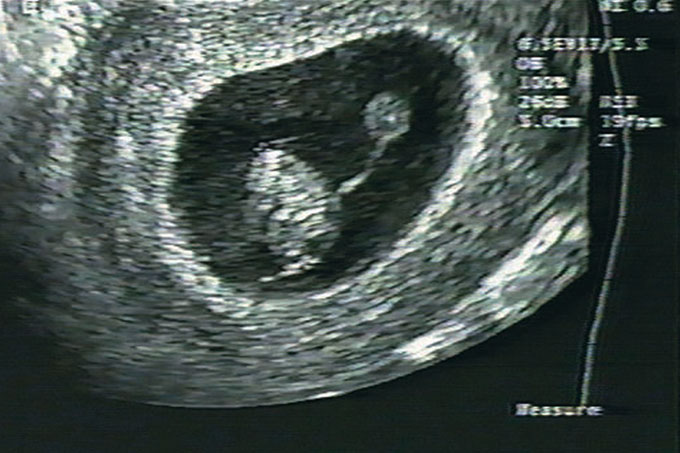
#> input picture fft/ultrassom.jpg, 680 x 453 px
$ jupyter execute fft_doc_example.ipynb
#> lines starting #> are read from the running program, lines starting #| are printed output that depends on the picture
[cell 1]
import numpy as np
import cv2
from matplotlib import pyplot as plt

img = cv2.imread('ultrassom.jpg',0)
#> img: shape (453, 680); min 0, max 255, mean 77.9

dft = cv2.dft(np.float32(img),flags = cv2.DFT_COMPLEX_OUTPUT)
dft_shift = np.fft.fftshift(dft)

magnitude_spectrum = 20*np.log(cv2.magnitude(dft_shift[:,:,0],dft_shift[:,:,1]))
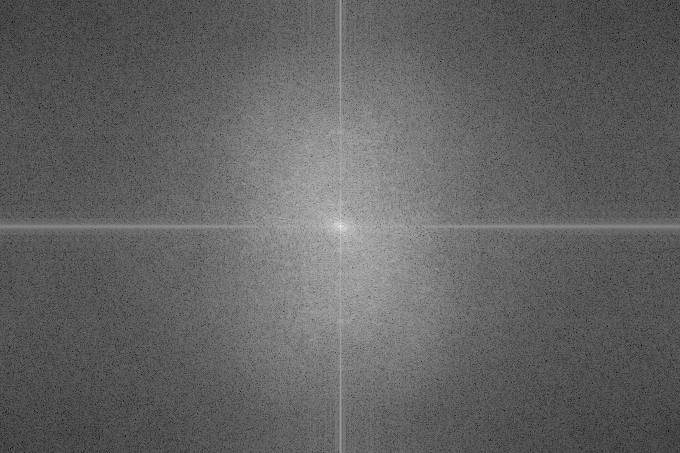
#> magnitude_spectrum: shape (453, 680) float32; min 21.6, max 339.9, mean 145.2; drawn with min black and max white

plt.subplot(121),plt.imshow(img, cmap = 'gray')
plt.title('Input Image'), plt.xticks([]), plt.yticks([])
plt.subplot(122),plt.imshow(magnitude_spectrum, cmap = 'gray')
plt.title('Magnitude Spectrum'), plt.xticks([]), plt.yticks([])
plt.show()
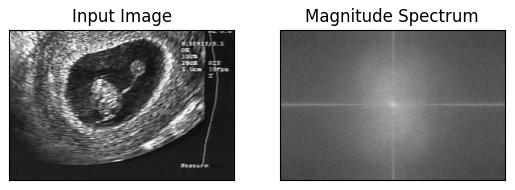
#> figure drawn by matplotlib, 2 panels

[cell 2]
rows, cols = img.shape
#> rows = 453; cols = 680
crow,ccol = rows//2 , cols//2
#> crow = 226; ccol = 340

# create a mask first, center square is 1, remaining all zeros
mask = np.zeros((rows,cols,2),np.uint8)
#mask[crow-30:crow+30, ccol-30:ccol+30] = 1
mask = cv2.circle(mask, (ccol, crow), 200, 1, -1)

[cell 3]
mask.shape
#> Out = (453, 680, 2)

[cell 4]
dft_shift.shape
#> Out = (453, 680, 2)

[cell 5]
# apply mask and inverse DFT
fshift = dft_shift*mask
f_ishift = np.fft.ifftshift(fshift)
img_back = cv2.idft(f_ishift)
img_back = cv2.magnitude(img_back[:,:,0],img_back[:,:,1])
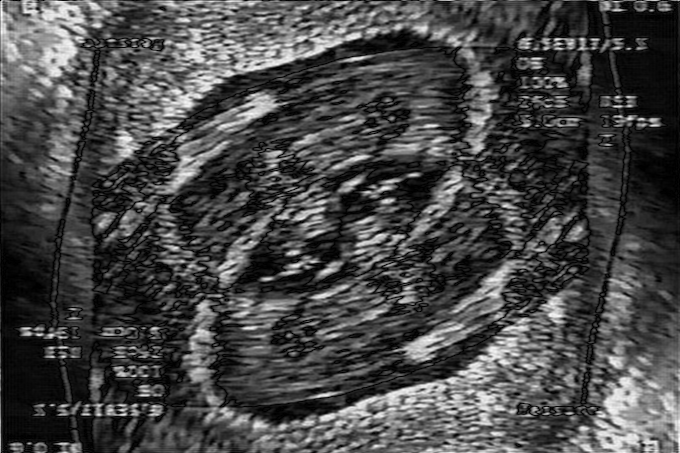
#> img_back: shape (453, 680) float32; min 2.24, max 37615360, mean 10665491; drawn with min black and max white

plt.subplot(121),plt.imshow(img, cmap = 'gray')
plt.title('Input Image'), plt.xticks([]), plt.yticks([])
plt.subplot(122),plt.imshow(img_back, cmap = 'gray')
plt.title('Magnitude Spectrum'), plt.xticks([]), plt.yticks([])
plt.show()
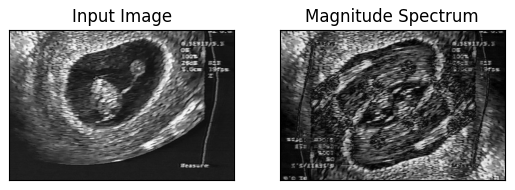
#> figure drawn by matplotlib, 2 panels

$ run again, with fft/raiox.jpg copied over fft/ultrassom.jpg
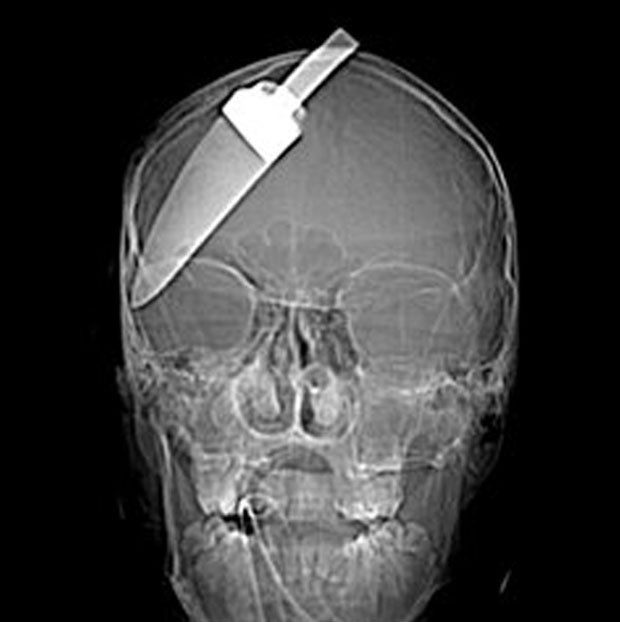
#> input picture fft/raiox.jpg, 620 x 622 px
#> img is the input picture: shape (622, 620); min 0, max 255, mean 60.4
#> `magnitude_spectrum = 20*np.log(cv2.magnitude(dft_shift[:,:,0],dft_shif..`:
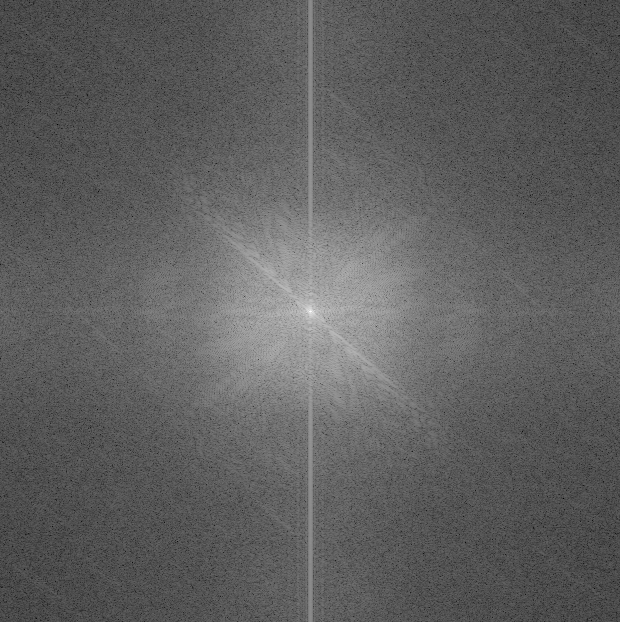
#> magnitude_spectrum: shape (622, 620) float32; min 1.31, max 339.3, mean 127.4; drawn with min black and max white
#> `plt.show()`:
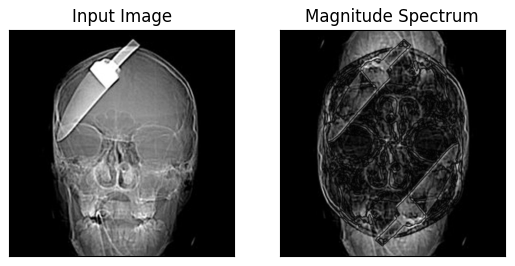
#> figure drawn by matplotlib, 2 panels
